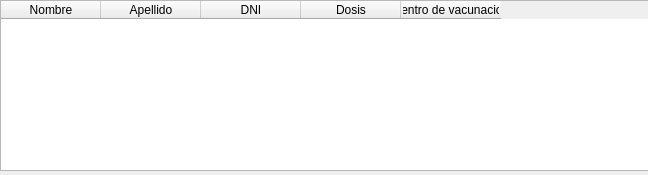
<?xml version="1.0" encoding="UTF-8"?>
<ui version="4.0">
 <class>tabla</class>
 <widget class="QDialog" name="tabla">
  <property name="geometry">
   <rect>
    <x>0</x>
    <y>0</y>
    <width>648</width>
    <height>175</height>
   </rect>
  </property>
  <property name="windowTitle">
   <string>Dialog</string>
  </property>
  <property name="styleSheet">
   <string notr="true"/>
  </property>
  <widget class="QWidget" name="gridLayoutWidget">
   <property name="geometry">
    <rect>
     <x>0</x>
     <y>0</y>
     <width>651</width>
     <height>171</height>
    </rect>
   </property>
   <layout class="QGridLayout" name="gridLayout">
    <item row="0" column="0">
     <widget class="QTableWidget" name="tableWidget">
      <column>
       <property name="text">
        <string>Nombre</string>
       </property>
      </column>
      <column>
       <property name="text">
        <string>Apellido</string>
       </property>
      </column>
      <column>
       <property name="text">
        <string>DNI</string>
       </property>
      </column>
      <column>
       <property name="text">
        <string>Dosis</string>
       </property>
      </column>
      <column>
       <property name="text">
        <string>Centro de vacunacion</string>
       </property>
       <property name="background">
        <color>
         <red>255</red>
         <green>255</green>
         <blue>255</blue>
        </color>
       </property>
      </column>
     </widget>
    </item>
   </layout>
  </widget>
 </widget>
 <resources>
  <include location="../../../Downloads/1logogogogoogogo.qrc"/>
 </resources>
 <connections/>
</ui>
